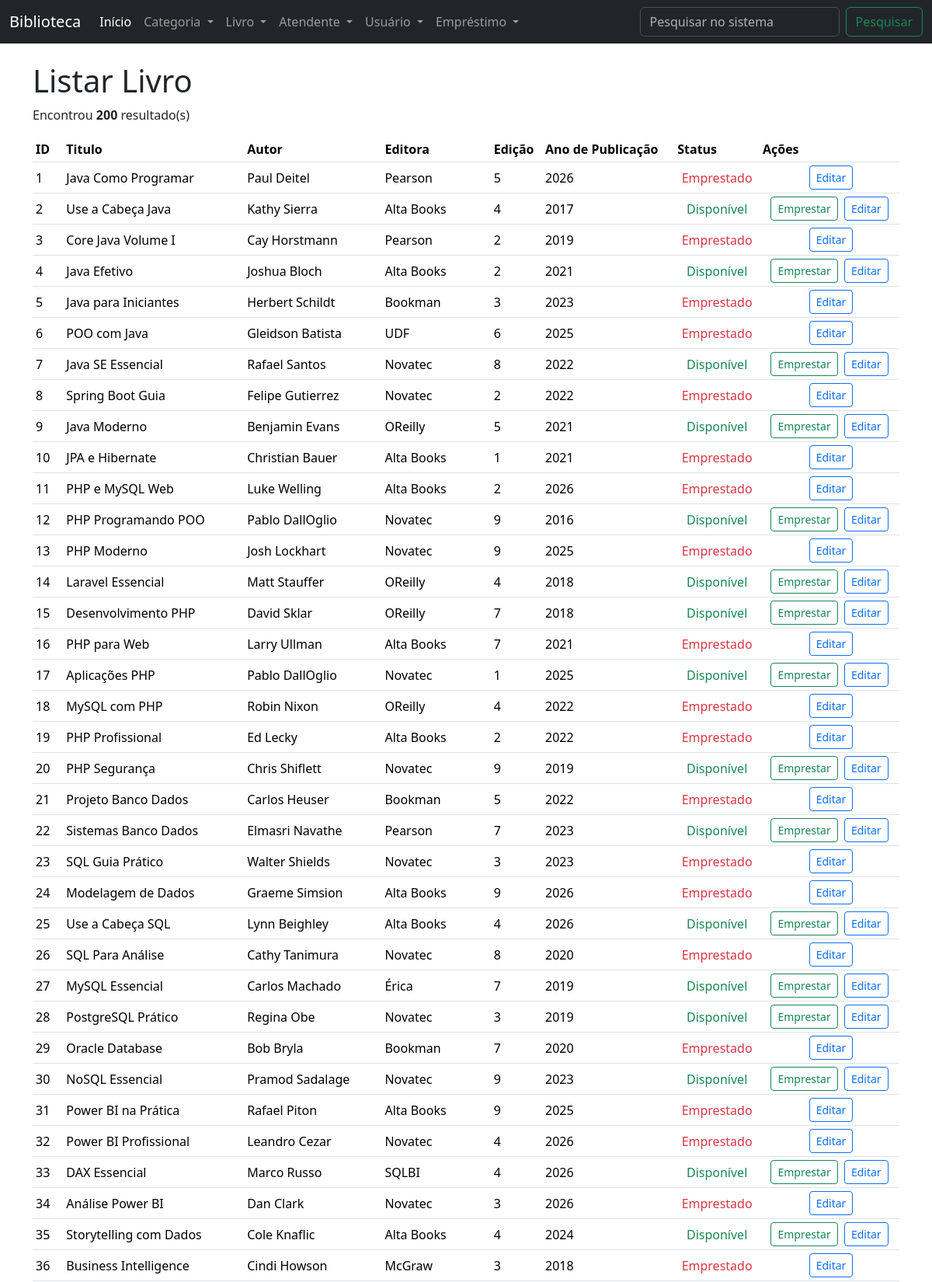
/?page=listar-livro (upper part), run on the app's committed database.
### tables this page shows
CREATE TABLE IF NOT EXISTS `livro` (
  `id_livro` INT(10) UNSIGNED NOT NULL AUTO_INCREMENT,
  `titulo_livro` VARCHAR(45) NOT NULL,
  `autor_livro` VARCHAR(45) NOT NULL,
  `editora_livro` VARCHAR(45) NOT NULL,
  `edicao_livro` CHAR(3) NOT NULL,
  `ano_livro` YEAR(4) NOT NULL,
  `categoria_id_categoria` INT(10) UNSIGNED NOT NULL,
  `status_livro` VARCHAR(20) NOT NULL DEFAULT 'DISPONÍVEL',
  PRIMARY KEY (`id_livro`),
  UNIQUE KEY `id_livro_UNIQUE` (`id_livro`),
  KEY `fk_livro_categoria1_idx` (`categoria_id_categoria`),
  CONSTRAINT `fk_livro_categoria1`
    FOREIGN KEY (`categoria_id_categoria`)
    REFERENCES `categoria` (`id_categoria`)
    ON DELETE NO ACTION
    ON UPDATE NO ACTION
);

### listar-livro.php (the view, shortened to what this page needs)
<h1>Listar Livro</h1>
<?php
$sql = "SELECT * FROM livro";
$result = $conn->query($sql);
$qtd = $result->num_rows;
if ($qtd > 0) {
    print "<p>Encontrou <b>$qtd</b> resultado(s)</p>";
    print "<table class='table table-hover table-sm align-middle' style='white-space: nowrap;'>";
    print "<tr>";
    print "<th>ID</th>";
    print "<th>Titulo</th>";
    print "<th>Autor</th>";
    print "<th>Editora</th>";
    print "<th>Edição</th>";
    print "<th>Ano de Publicação</th>";
    print "<th>Status</th>";
    print "<th>Ações</th>";
    print "</tr>";
    while ($row = $result->fetch_object()) {
        print "<tr>";
        print "<td>" . $row->id_livro . "</td>";
        print "<td>" . $row->titulo_livro . "</td>";
        print "<td>" . $row->autor_livro . "</td>";
        print "<td>" . $row->editora_livro . "</td>";
        print "<td>" . $row->edicao_livro . "</td>";
        print "<td>" . $row->ano_livro . "</td>";
        if ($row->status_livro == 'EMPRESTADO') {
            $status = "<span class='text-danger'>Emprestado</span>";
            $botaoEmprestar = "";
        } else {
            $status = "<span class='text-success'>Disponível</span>";
            $botaoEmprestar = "<button class='btn btn-outline-success btn-sm' onclick=\"location.href='?page=cadastrar-emprestimo&id_livro={$row->id_livro}';\">Emprestar</button>";
        }
        print "<td class='text-center'>{$status}</td>";
        print "<td class='text-center' style='white-space: nowrap; width: 180px;'>
        {$botaoEmprestar}
        <button class='btn btn-outline-primary btn-sm ms-1' onclick=\"location.href='?page=editar-livro&id_livro={$row->id_livro}';\">Editar</button>
       </td>";
        print "</tr>";
    }
    print "</table>";
} else {
    print "Não encontrou resultado";
}
?>

### data on the page
livro: id_livro "1", titulo_livro "Java Como Programar", autor_livro "Paul Deitel", editora_livro "Pearson", edicao_livro "5", ano_livro "2026", status_livro "Emprestado"
livro: id_livro "2", titulo_livro "Use a Cabeça Java", autor_livro "Kathy Sierra", editora_livro "Alta Books", edicao_livro "4", ano_livro "2017", status_livro "Disponível"
livro: id_livro "3", titulo_livro "Core Java Volume I", autor_livro "Cay Horstmann", editora_livro "Pearson", edicao_livro "2", ano_livro "2019", status_livro "Emprestado"
livro: id_livro "4", titulo_livro "Java Efetivo", autor_livro "Joshua Bloch", editora_livro "Alta Books", edicao_livro "2", ano_livro "2021", status_livro "Disponível"
livro: id_livro "5", titulo_livro "Java para Iniciantes", autor_livro "Herbert Schildt", editora_livro "Bookman", edicao_livro "3", ano_livro "2023", status_livro "Emprestado"
livro: id_livro "6", titulo_livro "POO com Java", autor_livro "Gleidson Batista", editora_livro "UDF", edicao_livro "6", ano_livro "2025", status_livro "Emprestado"
livro: id_livro "7", titulo_livro "Java SE Essencial", autor_livro "Rafael Santos", editora_livro "Novatec", edicao_livro "8", ano_livro "2022", status_livro "Disponível"
livro: id_livro "8", titulo_livro "Spring Boot Guia", autor_livro "Felipe Gutierrez", editora_livro "Novatec", edicao_livro "2", ano_livro "2022", status_livro "Emprestado"
livro: id_livro "9", titulo_livro "Java Moderno", autor_livro "Benjamin Evans", editora_livro "OReilly", edicao_livro "5", ano_livro "2021", status_livro "Disponível"
livro: id_livro "10", titulo_livro "JPA e Hibernate", autor_livro "Christian Bauer", editora_livro "Alta Books", edicao_livro "1", ano_livro "2021", status_livro "Emprestado"
livro: id_livro "11", titulo_livro "PHP e MySQL Web", autor_livro "Luke Welling", editora_livro "Alta Books", edicao_livro "2", ano_livro "2026", status_livro "Emprestado"
livro: id_livro "12", titulo_livro "PHP Programando POO", autor_livro "Pablo DallOglio", editora_livro "Novatec", edicao_livro "9", ano_livro "2016", status_livro "Disponível"
livro: id_livro "13", titulo_livro "PHP Moderno", autor_livro "Josh Lockhart", editora_livro "Novatec", edicao_livro "9", ano_livro "2025", status_livro "Emprestado"
livro: id_livro "14", titulo_livro "Laravel Essencial", autor_livro "Matt Stauffer", editora_livro "OReilly", edicao_livro "4", ano_livro "2018", status_livro "Disponível"
livro: id_livro "15", titulo_livro "Desenvolvimento PHP", autor_livro "David Sklar", editora_livro "OReilly", edicao_livro "7", ano_livro "2018", status_livro "Disponível"
livro: id_livro "16", titulo_livro "PHP para Web", autor_livro "Larry Ullman", editora_livro "Alta Books", edicao_livro "7", ano_livro "2021", status_livro "Emprestado"
livro: id_livro "17", titulo_livro "Aplicações PHP", autor_livro "Pablo DallOglio", editora_livro "Novatec", edicao_livro "1", ano_livro "2025", status_livro "Disponível"
livro: id_livro "18", titulo_livro "MySQL com PHP", autor_livro "Robin Nixon", editora_livro "OReilly", edicao_livro "4", ano_livro "2022", status_livro "Emprestado"
livro: id_livro "19", titulo_livro "PHP Profissional", autor_livro "Ed Lecky", editora_livro "Alta Books", edicao_livro "2", ano_livro "2022", status_livro "Emprestado"
livro: id_livro "20", titulo_livro "PHP Segurança", autor_livro "Chris Shiflett", editora_livro "Novatec", edicao_livro "9", ano_livro "2019", status_livro "Disponível"
livro: id_livro "21", titulo_livro "Projeto Banco Dados", autor_livro "Carlos Heuser", editora_livro "Bookman", edicao_livro "5", ano_livro "2022", status_livro "Emprestado"
livro: id_livro "22", titulo_livro "Sistemas Banco Dados", autor_livro "Elmasri Navathe", editora_livro "Pearson", edicao_livro "7", ano_livro "2023", status_livro "Disponível"
livro: id_livro "23", titulo_livro "SQL Guia Prático", autor_livro "Walter Shields", editora_livro "Novatec", edicao_livro "3", ano_livro "2023", status_livro "Emprestado"
livro: id_livro "24", titulo_livro "Modelagem de Dados", autor_livro "Graeme Simsion", editora_livro "Alta Books", edicao_livro "9", ano_livro "2026", status_livro "Emprestado"
livro: id_livro "25", titulo_livro "Use a Cabeça SQL", autor_livro "Lynn Beighley", editora_livro "Alta Books", edicao_livro "4", ano_livro "2026", status_livro "Disponível"
livro: id_livro "26", titulo_livro "SQL Para Análise", autor_livro "Cathy Tanimura", editora_livro "Novatec", edicao_livro "8", ano_livro "2020", status_livro "Emprestado"
livro: id_livro "27", titulo_livro "MySQL Essencial", autor_livro "Carlos Machado", editora_livro "Érica", edicao_livro "7", ano_livro "2019", status_livro "Disponível"
livro: id_livro "28", titulo_livro "PostgreSQL Prático", autor_livro "Regina Obe", editora_livro "Novatec", edicao_livro "3", ano_livro "2019", status_livro "Disponível"
livro: id_livro "29", titulo_livro "Oracle Database", autor_livro "Bob Bryla", editora_livro "Bookman", edicao_livro "7", ano_livro "2020", status_livro "Emprestado"
livro: id_livro "30", titulo_livro "NoSQL Essencial", autor_livro "Pramod Sadalage", editora_livro "Novatec", edicao_livro "9", ano_livro "2023", status_livro "Disponível"
livro: id_livro "31", titulo_livro "Power BI na Prática", autor_livro "Rafael Piton", editora_livro "Alta Books", edicao_livro "9", ano_livro "2025", status_livro "Emprestado"
livro: id_livro "32", titulo_livro "Power BI Profissional", autor_livro "Leandro Cezar", editora_livro "Novatec", edicao_livro "4", ano_livro "2026", status_livro "Emprestado"
livro: id_livro "33", titulo_livro "DAX Essencial", autor_livro "Marco Russo", editora_livro "SQLBI", edicao_livro "4", ano_livro "2026", status_livro "Disponível"
livro: id_livro "34", titulo_livro "Análise Power BI", autor_livro "Dan Clark", editora_livro "Novatec", edicao_livro "3", ano_livro "2026", status_livro "Emprestado"
livro: id_livro "35", titulo_livro "Storytelling com Dados", autor_livro "Cole Knaflic", editora_livro "Alta Books", edicao_livro "4", ano_livro "2024", status_livro "Disponível"
livro: id_livro "36", titulo_livro "Business Intelligence", autor_livro "Cindi Howson", editora_livro "McGraw", edicao_livro "3", ano_livro "2018", status_livro "Emprestado"

### other printed values
$qtd "200"
